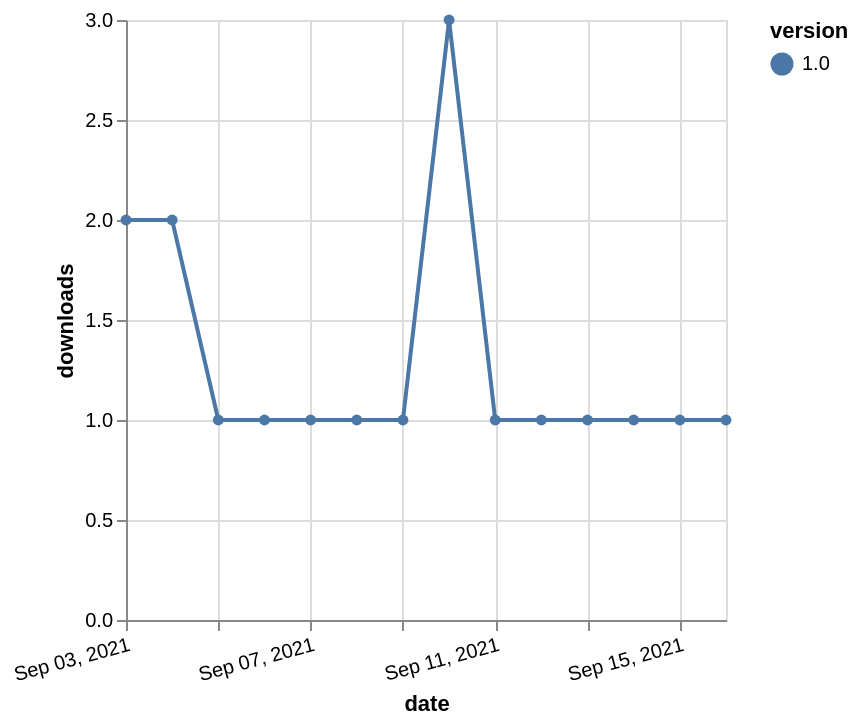

Express this chart as Vega-Lite.
### Vega-Lite specification from a JSON file in a GitHub repository (floating-point values rounded to 4 significant figures)
{"$schema": "https://vega.github.io/schema/vega-lite/v5.json", "description": "A simple bar chart with embedded data.", "data": {"values": [{"date": "2021-09-03", "total": 31, "delta": 2, "version": "1.0"}, {"date": "2021-09-04", "total": 33, "delta": 2, "version": "1.0"}, {"date": "2021-09-05", "total": 34, "delta": 1, "version": "1.0"}, {"date": "2021-09-06", "total": 35, "delta": 1, "version": "1.0"}, {"date": "2021-09-07", "total": 36, "delta": 1, "version": "1.0"}, {"date": "2021-09-08", "total": 37, "delta": 1, "version": "1.0"}, {"date": "2021-09-09", "total": 38, "delta": 1, "version": "1.0"}, {"date": "2021-09-10", "total": 41, "delta": 3, "version": "1.0"}, {"date": "2021-09-11", "total": 42, "delta": 1, "version": "1.0"}, {"date": "2021-09-12", "total": 43, "delta": 1, "version": "1.0"}, {"date": "2021-09-13", "total": 44, "delta": 1, "version": "1.0"}, {"date": "2021-09-14", "total": 45, "delta": 1, "version": "1.0"}, {"date": "2021-09-15", "total": 46, "delta": 1, "version": "1.0"}, {"date": "2021-09-16", "total": 47, "delta": 1, "version": "1.0"}]}, "width": "container", "mark": {"type": "line", "point": {"filled": true}}, "encoding": {"x": {"field": "date", "type": "temporal", "timeUnit": "yearmonthdate", "title": "date", "axis": {"labelAngle": -15}}, "y": {"field": "delta", "type": "quantitative", "title": "downloads"}, "color": {"field": "version", "type": "nominal"}, "tooltip": {"field": "delta"}}}
